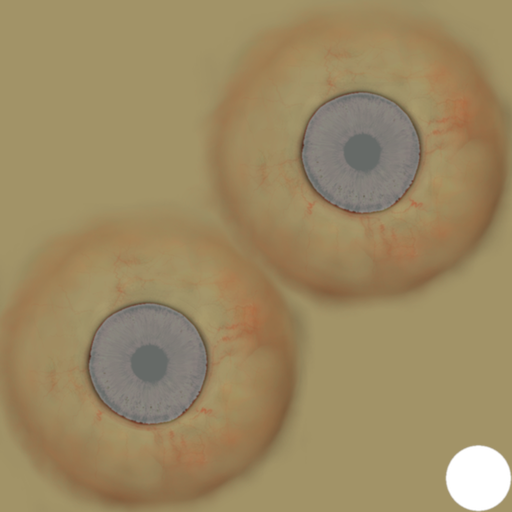
#> input picture assets/zombie_eye.png, 512 x 512 px
$ python make-eye-texture.py ../assets/zombie_eye.png ../assets/zombie_eye.png
#> lines starting #> are read from the running program, lines starting #| are printed output that depends on the picture
"""Делает мутные глаза зомби из текстуры глаз MakeHuman (CC0).

Запуск: python3 scripts/make-eye-texture.py <путь>/brown_eye.png assets/zombie_eye.png
"""
import sys
from PIL import Image, ImageFilter
import colorsys

src, dst = sys.argv[1], sys.argv[2]
im = Image.open(src).convert('RGBA')
#> im is the input picture: PIL image 512x512 RGBA; mean R, G, B, A 153.1, 134, 95.5, 251.8
px = im.load()
w, h = im.size
#> w = 512; h = 512
for y in range(h):
    for x in range(w):
        r, g, b, a = px[x, y]
        hh, ss, vv = colorsys.rgb_to_hsv(r / 255, g / 255, b / 255)
        if (ss > 0.35 and vv < 0.75) or vv < 0.2:
            # радужка/зрачок: молочная плёнка, едва заметный серо-голубой цвет
            k = 0.82
            tr, tg, tb = 0.70, 0.73, 0.71
            l = 0.5 + vv * 0.3
            nr = (r / 255) * (1 - k) + tr * l * k * 1.4
            ng = (g / 255) * (1 - k) + tg * l * k * 1.4
            nb = (b / 255) * (1 - k) + tb * l * k * 1.4
        else:
            # белок: желтоватый, с красными прожилками сильнее
            red = max(0.0, (r - g) / 255) * 2.5
            nr = min(1, r / 255 * 0.95 + red * 0.25)
            ng = g / 255 * 0.86 - red * 0.15
            nb = b / 255 * 0.62 - red * 0.15
        px[x, y] = (int(max(0, min(1, nr)) * 255), int(max(0, min(1, ng)) * 255), int(max(0, min(1, nb)) * 255), a)
im = im.filter(ImageFilter.GaussianBlur(1.2))
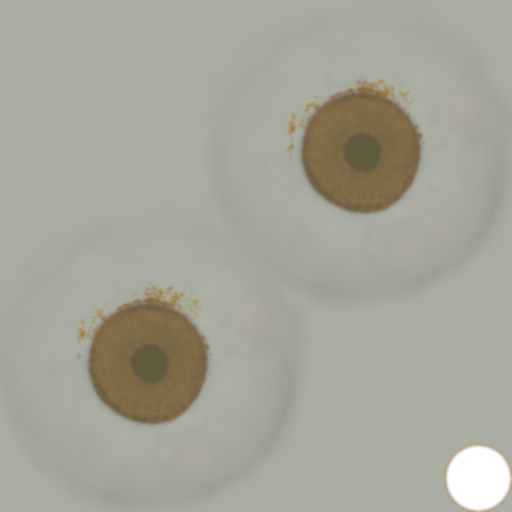
#> im: PIL image 512x512 RGBA; mean R, G, B, A 163.5, 163.9, 150.3, 251.8; transparent parts drawn white
im.save(dst, optimize=True)
